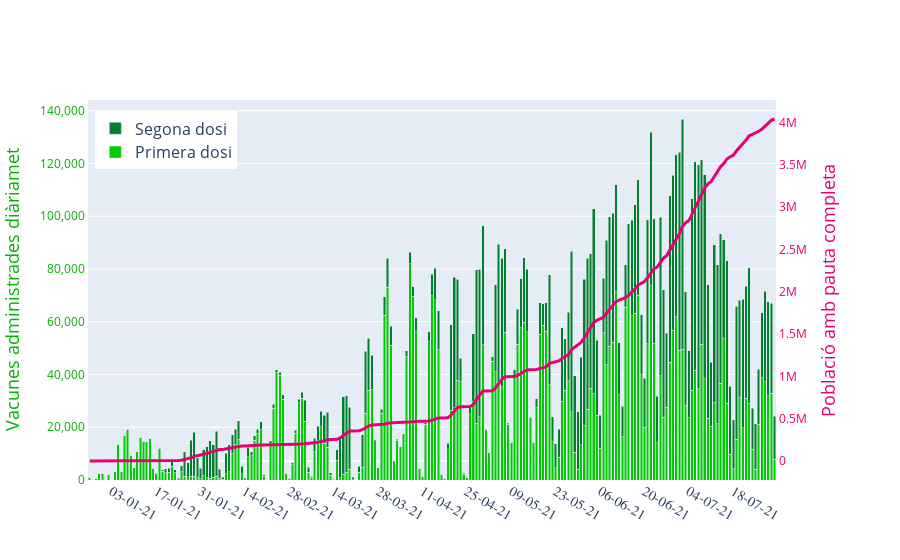

Notebook source saved alongside this figure:
### Code cell
# multiple y axes

# Create figure with secondary y-axis
fig = make_subplots(specs=[[{"secondary_y": True}]])

# Add traces
fig.add_trace(
    go.Bar( x=df_vac_app.index, y= df_vac_app.RECOMPTE,marker_color='#00cc00', name='Primera dosi',  ),
    secondary_y=False, # sublot axis
)

fig.add_trace(
    go.Bar( x=df_vac_app.index, y= df_vac_app.REC_DOS, marker_color='#00802b', name='Segona dosi',),
    secondary_y=False,)

fig.update_layout(barmode='stack') # overlap col

fig.add_trace(
   go.Scatter(
    x = df_vac_app.index,
    y = df_vac_app["cumsum2"],
    name='Pauta completa',
    showlegend=False,
    line_width=3, 
    line_color="#e60073",
   #hovertemplate= None,#"Dia: %{:2f}", #hover decimals
    mode="lines",
   # hoverinfo="name + x + y",
   ),
    secondary_y=True,
)

# legend without magic underscore notation
fig.update_layout(legend=dict(
    yanchor="top",
    y=0.97,
    xanchor="left",
    x=0.01,
    #title_font_family="Times New Roman",
    title="", # title legens
    font=dict(
            #family="Courier",
            size=16,
      ),
    ))

# Set x-axis title
fig.update_xaxes(title_text="xaxis title")

# Set y-axes titles
fig.update_yaxes(title_text="Vacunes administrades diàriamet", secondary_y=False, color="#00b300",
                title_font_size=18, exponentformat="none", linewidth=1,)
fig.update_yaxes(title_text="Població amb pauta completa", titlefont_color="#e60073",  
                 secondary_y=True, color="#e60073",
                title_font_size=18, linewidth=1,showgrid=False)

fig.update_layout(
    xaxis_tickformat = '%d-%m-%y',  # date format
    xaxis_tickfont_size=14,       
    xaxis_tickfont_family="Arial Sans",
    xaxis_nticks=16, # num sep axis x
    xaxis_title_text="",
    hoverlabel=dict( #custom hoverlabel
        bgcolor="white",
        font_size=16,
        font_family="Rockwell"
    ),
   
    
)

fig.show()

### Figure 1 — Plotly figure (JSON) as saved in the notebook; plotly's stock layout.template omitted (floating-point values rounded to 4 significant figures; data arrays with more than 128 entries replaced by an {"elided": "..."} marker saying what was removed)
{"data": [{"marker": {"color": "#00cc00"}, "name": "Primera dosi", "type": "bar", "x": {"elided": "217 str values"}, "xaxis": "x", "y": {"elided": "217 int values"}, "yaxis": "y"}, {"marker": {"color": "#00802b"}, "name": "Segona dosi", "type": "bar", "x": {"elided": "217 str values"}, "xaxis": "x", "y": {"elided": "217 int values"}, "yaxis": "y"}, {"line": {"color": "#e60073", "width": 3}, "mode": "lines", "name": "Pauta completa", "showlegend": false, "type": "scatter", "x": {"elided": "217 str values"}, "xaxis": "x", "y": {"elided": "217 int values"}, "yaxis": "y2"}], "layout": {"barmode": "stack", "hoverlabel": {"bgcolor": "white", "font": {"family": "Rockwell", "size": 16}}, "legend": {"font": {"size": 16}, "title": {"text": ""}, "x": 0.01, "xanchor": "left", "y": 0.97, "yanchor": "top"}, "xaxis": {"anchor": "y", "domain": [0, 0.94], "nticks": 16, "tickfont": {"family": "Arial Sans", "size": 14}, "tickformat": "%d-%m-%y", "title": {"text": ""}}, "yaxis": {"anchor": "x", "color": "#00b300", "domain": [0, 1], "exponentformat": "none", "linewidth": 1, "title": {"font": {"size": 18}, "text": "Vacunes administrades diàriamet"}}, "yaxis2": {"anchor": "x", "color": "#e60073", "linewidth": 1, "overlaying": "y", "showgrid": false, "side": "right", "title": {"font": {"color": "#e60073", "size": 18}, "text": "Població amb pauta completa"}}}}
